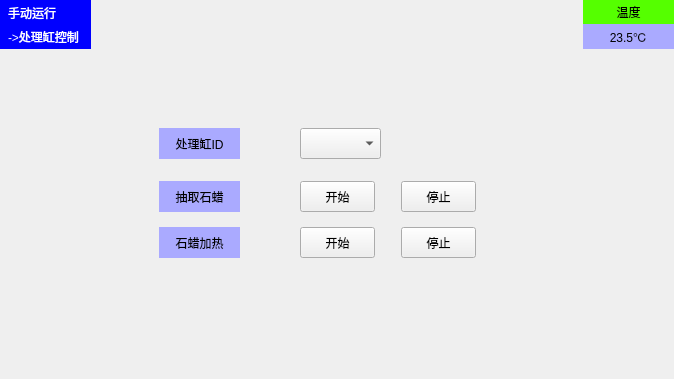
           <widget class="QWidget" name="page_OperateControl">
            <layout class="QVBoxLayout" name="verticalLayout_22">
             <property name="leftMargin">
              <number>0</number>
             </property>
             <property name="topMargin">
              <number>0</number>
             </property>
             <property name="rightMargin">
              <number>0</number>
             </property>
             <property name="bottomMargin">
              <number>0</number>
             </property>
             <item>
              <widget class="QWidget" name="widget_2_Top_7" native="true">
               <property name="minimumSize">
                <size>
                 <width>0</width>
                 <height>61</height>
                </size>
               </property>
               <property name="maximumSize">
                <size>
                 <width>16777215</width>
                 <height>61</height>
                </size>
               </property>
               <layout class="QGridLayout" name="gridLayout_26">
                <property name="leftMargin">
                 <number>0</number>
                </property>
                <property name="topMargin">
                 <number>0</number>
                </property>
                <property name="rightMargin">
                 <number>0</number>
                </property>
                <property name="bottomMargin">
                 <number>0</number>
                </property>
                <property name="horizontalSpacing">
                 <number>20</number>
                </property>
                <item row="0" column="0">
                 <widget class="QWidget" name="widget_43" native="true">
                  <property name="minimumSize">
                   <size>
                    <width>91</width>
                    <height>41</height>
                   </size>
                  </property>
                  <layout class="QVBoxLayout" name="verticalLayout_20">
                   <property name="spacing">
                    <number>0</number>
                   </property>
                   <property name="leftMargin">
                    <number>0</number>
                   </property>
                   <property name="topMargin">
                    <number>0</number>
                   </property>
                   <property name="rightMargin">
                    <number>0</number>
                   </property>
                   <property name="bottomMargin">
                    <number>0</number>
                   </property>
                   <item>
                    <widget class="QLabel" name="label_142">
                     <property name="styleSheet">
                      <string notr="true">color:white;
background-color:blue;
padding:1px 1px 1px 5px;</string>
                     </property>
                     <property name="text">
                      <string>手动运行</string>
                     </property>
                    </widget>
                   </item>
                   <item>
                    <widget class="QLabel" name="label_143">
                     <property name="styleSheet">
                      <string notr="true">color:white;
background-color:blue;
padding:1px 1px 1px 5px;</string>
                     </property>
                     <property name="text">
                      <string>-&gt;处理缸控制</string>
                     </property>
                    </widget>
                   </item>
                  </layout>
                 </widget>
                </item>
                <item row="0" column="2" rowspan="2">
                 <widget class="QWidget" name="widget_44" native="true">
                  <layout class="QGridLayout" name="gridLayout_27">
                   <property name="leftMargin">
                    <number>0</number>
                   </property>
                   <property name="topMargin">
                    <number>0</number>
                   </property>
                   <property name="rightMargin">
                    <number>0</number>
                   </property>
                   <property name="bottomMargin">
                    <number>0</number>
                   </property>
                   <property name="spacing">
                    <number>0</number>
                   </property>
                  </layout>
                 </widget>
                </item>
                <item row="0" column="4">
                 <widget class="QWidget" name="widget_45" native="true">
                  <property name="minimumSize">
                   <size>
                    <width>91</width>
                    <height>49</height>
                   </size>
                  </property>
                  <layout class="QVBoxLayout" name="verticalLayout_21">
                   <property name="spacing">
                    <number>0</number>
                   </property>
                   <property name="leftMargin">
                    <number>0</number>
                   </property>
                   <property name="topMargin">
                    <number>0</number>
                   </property>
                   <property name="rightMargin">
                    <number>0</number>
                   </property>
                   <property name="bottomMargin">
                    <number>0</number>
                   </property>
                   <item>
                    <widget class="QLabel" name="label_144">
                     <property name="styleSheet">
                      <string notr="true">background-color: rgb(85, 255, 0);</string>
                     </property>
                     <property name="text">
                      <string>温度</string>
                     </property>
                     <property name="alignment">
                      <set>Qt::AlignCenter</set>
                     </property>
                    </widget>
                   </item>
                   <item>
                    <widget class="QLabel" name="label_145">
                     <property name="sizePolicy">
                      <sizepolicy hsizetype="Preferred" vsizetype="Preferred">
                       <horstretch>0</horstretch>
                       <verstretch>0</verstretch>
                      </sizepolicy>
                     </property>
                     <property name="minimumSize">
                      <size>
                       <width>0</width>
                       <height>25</height>
                      </size>
                     </property>
                     <property name="styleSheet">
                      <string notr="true">background-color: rgb(170, 170, 255);
</string>
                     </property>
                     <property name="text">
                      <string>23.5℃</string>
                     </property>
                     <property name="alignment">
                      <set>Qt::AlignCenter</set>
                     </property>
                    </widget>
                   </item>
                  </layout>
                 </widget>
                </item>
                <item row="0" column="1">
                 <spacer name="horizontalSpacer_37">
                  <property name="orientation">
                   <enum>Qt::Horizontal</enum>
                  </property>
                  <property name="sizeHint" stdset="0">
                   <size>
                    <width>216</width>
                    <height>20</height>
                   </size>
                  </property>
                 </spacer>
                </item>
                <item row="0" column="3" rowspan="2">
                 <spacer name="horizontalSpacer_38">
                  <property name="orientation">
                   <enum>Qt::Horizontal</enum>
                  </property>
                  <property name="sizeHint" stdset="0">
                   <size>
                    <width>216</width>
                    <height>20</height>
                   </size>
                  </property>
                 </spacer>
                </item>
                <item row="1" column="0">
                 <spacer name="verticalSpacer_25">
                  <property name="orientation">
                   <enum>Qt::Vertical</enum>
                  </property>
                  <property name="sizeHint" stdset="0">
                   <size>
                    <width>20</width>
                    <height>3</height>
                   </size>
                  </property>
                 </spacer>
                </item>
                <item row="1" column="4">
                 <spacer name="verticalSpacer_26">
                  <property name="orientation">
                   <enum>Qt::Vertical</enum>
                  </property>
                  <property name="sizeHint" stdset="0">
                   <size>
                    <width>20</width>
                    <height>3</height>
                   </size>
                  </property>
                 </spacer>
                </item>
               </layout>
              </widget>
             </item>
             <item>
              <widget class="QWidget" name="widget_46" native="true">
               <layout class="QGridLayout" name="gridLayout_28">
                <property name="horizontalSpacing">
                 <number>20</number>
                </property>
                <property name="verticalSpacing">
                 <number>15</number>
                </property>
                <item row="4" column="6">
                 <spacer name="horizontalSpacer_42">
                  <property name="orientation">
                   <enum>Qt::Horizontal</enum>
                  </property>
                  <property name="sizeType">
                   <enum>QSizePolicy::Fixed</enum>
                  </property>
                  <property name="sizeHint" stdset="0">
                   <size>
                    <width>40</width>
                    <height>20</height>
                   </size>
                  </property>
                 </spacer>
                </item>
                <item row="0" column="1">
                 <spacer name="verticalSpacer_27">
                  <property name="orientation">
                   <enum>Qt::Vertical</enum>
                  </property>
                  <property name="sizeHint" stdset="0">
                   <size>
                    <width>20</width>
                    <height>45</height>
                   </size>
                  </property>
                 </spacer>
                </item>
                <item row="1" column="1">
                 <widget class="QLabel" name="label_146">
                  <property name="minimumSize">
                   <size>
                    <width>81</width>
                    <height>31</height>
                   </size>
                  </property>
                  <property name="maximumSize">
                   <size>
                    <width>81</width>
                    <height>31</height>
                   </size>
                  </property>
                  <property name="styleSheet">
                   <string notr="true">background-color: rgb(170, 170, 255);</string>
                  </property>
                  <property name="text">
                   <string>处理缸ID</string>
                  </property>
                  <property name="alignment">
                   <set>Qt::AlignCenter</set>
                  </property>
                 </widget>
                </item>
                <item row="3" column="1">
                 <widget class="QLabel" name="label_148">
                  <property name="minimumSize">
                   <size>
                    <width>81</width>
                    <height>31</height>
                   </size>
                  </property>
                  <property name="maximumSize">
                   <size>
                    <width>81</width>
                    <height>31</height>
                   </size>
                  </property>
                  <property name="styleSheet">
                   <string notr="true">background-color: rgb(170, 170, 255);</string>
                  </property>
                  <property name="text">
                   <string>石蜡加热</string>
                  </property>
                  <property name="alignment">
                   <set>Qt::AlignCenter</set>
                  </property>
                 </widget>
                </item>
                <item row="3" column="7">
                 <spacer name="horizontalSpacer_39">
                  <property name="orientation">
                   <enum>Qt::Horizontal</enum>
                  </property>
                  <property name="sizeHint" stdset="0">
                   <size>
                    <width>149</width>
                    <height>20</height>
                   </size>
                  </property>
                 </spacer>
                </item>
                <item row="2" column="1">
                 <widget class="QLabel" name="label_150">
                  <property name="minimumSize">
                   <size>
                    <width>81</width>
                    <height>31</height>
                   </size>
                  </property>
                  <property name="maximumSize">
                   <size>
                    <width>81</width>
                    <height>31</height>
                   </size>
                  </property>
                  <property name="styleSheet">
                   <string notr="true">background-color: rgb(170, 170, 255);</string>
                  </property>
                  <property name="text">
                   <string>抽取石蜡</string>
                  </property>
                  <property name="alignment">
                   <set>Qt::AlignCenter</set>
                  </property>
                 </widget>
                </item>
                <item row="3" column="0">
                 <spacer name="horizontalSpacer_40">
                  <property name="orientation">
                   <enum>Qt::Horizontal</enum>
                  </property>
                  <property name="sizeHint" stdset="0">
                   <size>
                    <width>150</width>
                    <height>20</height>
                   </size>
                  </property>
                 </spacer>
                </item>
                <item row="3" column="3">
                 <widget class="QPushButton" name="pushButton_52">
                  <property name="sizePolicy">
                   <sizepolicy hsizetype="Preferred" vsizetype="Preferred">
                    <horstretch>0</horstretch>
                    <verstretch>0</verstretch>
                   </sizepolicy>
                  </property>
                  <property name="minimumSize">
                   <size>
                    <width>75</width>
                    <height>31</height>
                   </size>
                  </property>
                  <property name="maximumSize">
                   <size>
                    <width>75</width>
                    <height>31</height>
                   </size>
                  </property>
                  <property name="text">
                   <string>开始</string>
                  </property>
                  <property name="icon">
                   <iconset resource="rc.qrc">
                    <normaloff>:/images/image/start.ico</normaloff>:/images/image/start.ico</iconset>
                  </property>
                  <property name="iconSize">
                   <size>
                    <width>25</width>
                    <height>25</height>
                   </size>
                  </property>
                 </widget>
                </item>
                <item row="3" column="4" colspan="2">
                 <widget class="QPushButton" name="pushButton_53">
                  <property name="sizePolicy">
                   <sizepolicy hsizetype="Preferred" vsizetype="Preferred">
                    <horstretch>0</horstretch>
                    <verstretch>0</verstretch>
                   </sizepolicy>
                  </property>
                  <property name="minimumSize">
                   <size>
                    <width>75</width>
                    <height>31</height>
                   </size>
                  </property>
                  <property name="maximumSize">
                   <size>
                    <width>75</width>
                    <height>31</height>
                   </size>
                  </property>
                  <property name="text">
                   <string>停止</string>
                  </property>
                  <property name="icon">
                   <iconset resource="rc.qrc">
                    <normaloff>:/images/image/stop.ico</normaloff>:/images/image/stop.ico</iconset>
                  </property>
                  <property name="iconSize">
                   <size>
                    <width>25</width>
                    <height>25</height>
                   </size>
                  </property>
                 </widget>
                </item>
                <item row="2" column="3">
                 <widget class="QPushButton" name="pushButton_10">
                  <property name="sizePolicy">
                   <sizepolicy hsizetype="Preferred" vsizetype="Preferred">
                    <horstretch>0</horstretch>
                    <verstretch>0</verstretch>
                   </sizepolicy>
                  </property>
                  <property name="minimumSize">
                   <size>
                    <width>75</width>
                    <height>31</height>
                   </size>
                  </property>
                  <property name="maximumSize">
                   <size>
                    <width>75</width>
                    <height>31</height>
                   </size>
                  </property>
                  <property name="text">
                   <string>开始</string>
                  </property>
                  <property name="icon">
                   <iconset>
                    <normaloff>image/start.ico</normaloff>image/start.ico</iconset>
                  </property>
                  <property name="iconSize">
                   <size>
                    <width>25</width>
                    <height>25</height>
                   </size>
                  </property>
                 </widget>
                </item>
                <item row="2" column="4" colspan="2">
                 <widget class="QPushButton" name="pushButton_54">
                  <property name="sizePolicy">
                   <sizepolicy hsizetype="Preferred" vsizetype="Preferred">
                    <horstretch>0</horstretch>
                    <verstretch>0</verstretch>
                   </sizepolicy>
                  </property>
                  <property name="minimumSize">
                   <size>
                    <width>75</width>
                    <height>31</height>
                   </size>
                  </property>
                  <property name="maximumSize">
                   <size>
                    <width>75</width>
                    <height>31</height>
                   </size>
                  </property>
                  <property name="text">
                   <string>停止</string>
                  </property>
                  <property name="icon">
                   <iconset>
                    <normaloff>image/stop.ico</normaloff>image/stop.ico</iconset>
                  </property>
                  <property name="iconSize">
                   <size>
                    <width>25</width>
                    <height>25</height>
                   </size>
                  </property>
                  <property name="shortcut">
                   <string>Ctrl+S, Ctrl+S, Ctrl+S</string>
                  </property>
                 </widget>
                </item>
                <item row="1" column="3">
                 <widget class="QComboBox" name="comboBox_6">
                  <property name="minimumSize">
                   <size>
                    <width>81</width>
                    <height>31</height>
                   </size>
                  </property>
                  <property name="maximumSize">
                   <size>
                    <width>81</width>
                    <height>31</height>
                   </size>
                  </property>
                 </widget>
                </item>
                <item row="1" column="5">
                 <spacer name="verticalSpacer_28">
                  <property name="orientation">
                   <enum>Qt::Vertical</enum>
                  </property>
                  <property name="sizeHint" stdset="0">
                   <size>
                    <width>20</width>
                    <height>45</height>
                   </size>
                  </property>
                 </spacer>
                </item>
                <item row="3" column="2">
                 <spacer name="horizontalSpacer_41">
                  <property name="orientation">
                   <enum>Qt::Horizontal</enum>
                  </property>
                  <property name="sizeType">
                   <enum>QSizePolicy::Fixed</enum>
                  </property>
                  <property name="sizeHint" stdset="0">
                   <size>
                    <width>40</width>
                    <height>20</height>
                   </size>
                  </property>
                 </spacer>
                </item>
                <item row="5" column="4">
                 <spacer name="verticalSpacer_29">
                  <property name="orientation">
                   <enum>Qt::Vertical</enum>
                  </property>
                  <property name="sizeHint" stdset="0">
                   <size>
                    <width>20</width>
                    <height>45</height>
                   </size>
                  </property>
                 </spacer>
                </item>
               </layout>
              </widget>
             </item>
             <item>
              <widget class="QWidget" name="widget_42" native="true">
               <property name="minimumSize">
                <size>
                 <width>0</width>
                 <height>41</height>
                </size>
               </property>
               <property name="maximumSize">
                <size>
                 <width>16777215</width>
                 <height>41</height>
                </size>
               </property>
               <layout class="QHBoxLayout" name="horizontalLayout_9">
                <property name="spacing">
                 <number>10</number>
                </property>
                <property name="leftMargin">
                 <number>0</number>
                </property>
                <property name="topMargin">
                 <number>0</number>
                </property>
                <property name="rightMargin">
                 <number>0</number>
                </property>
                <property name="bottomMargin">
                 <number>0</number>
                </property>
               </layout>
              </widget>
             </item>
            </layout>
           </widget>
